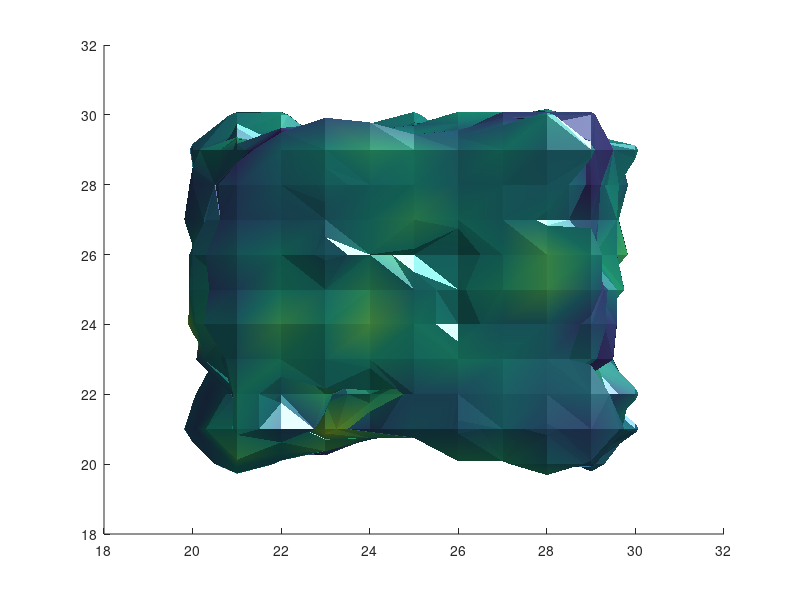

This figure's MATLAB source: (Note: this script raises an error after producing the figure.)
Nx=40;
Ny=40;
Nz=70;
R=15;

% load initial
% u0=uout+ues; v0=vout+ves; w0=wout+wes; x0=xout+xes;
fi=ones(Nx,Ny,Nz);
% r = zeros(Nx,Ny,Nz);
% 
% %ancho=2;
% for i=1:Nx
%     for j=1:Ny
%         for k=1:Nz
% %       r(i,j,k)=sqrt((i-Nx/2)^2+(j-Ny/2)^2+(k)^2);
% %       if r(i,j,k)>=R
% %       fi(i,j,k)=-1;
% %       end
%         end
%    
%    end
% end

for i = 20:30
   for j = 20:30
      for k = 15:45
         %fi(i,j,k) = -1;
         f = rand(1);
        if f <= 0.5
            fi(i,j,k) = -1;
        end
      end
   end
end
% for i = 10:30
%     for j = 10:30
%        for k = 25:45
%           fi(i,j,k) = -1; 
%        end
%     end
% end

    %R = 9;
    %N = 2;
    [X,Y,Z]=meshgrid(1:Nx,1:Ny,1:Nz);
        %teta=atan2((Y-Ny/2),(X-Nx/2));
        %rad=sqrt((X-Nx/2+.5).^2+(Y-Ny/2+.5).^2);
        %u=1.5*exp(-((X-Nx/2-.5).^2+(Y-Ny/2-.5).^2+(Z-7).^2)/50);
        %u=2.5*rad.*(cos(teta*N)+sin(teta*N)).*(Z/Nz)/max(max(max(rad)))+(exp(-((-X+Nx/2-.5).^2+(-Y+Ny/2-.5).^2+(-Z+R+14).^2)/80));
        %u=-2.5*rad.*(cos(teta*N)+sin(teta*N)).*(Z/Nz)/max(max(max(rad)))+(exp(-((X-Nx/2).^2+(Y-Ny/2).^2+(Z-R+14).^2)/50));
        u=2.5*rand(Nx,Ny,Nz);
        %u = 0.2*(rand(Nx,Ny,Nz)-.5);
        %u=.1*u+.2*(rand(Nx,Ny,Nz)-.5);
        
%     u = zeros(Nx,Ny,Nz);
%     
%      for i=1:Nx
%          for j=1:Ny
%              for k=1:Nz
%                  u(i,j,k)=0.05*(1.5*exp(-((i-Nx/2-0.5)^2+(j-Ny/2-0.5)^2+(k-13-0.5)^2)/200)-0.1);%primera prueba
%              end
%          end
%      end

% fix0(:,:)=fi(Nx/2,:,:);
% 
% figure(1)
% clf
%     ux(:,:)=u(:,Ny/2,:);
%     %vx(:,:)=v(:,Ny/2,:);
%     fix(:,:)=fi(Nx/2,:,:);
% clf
% hold on
% mesh(ux,'FaceAlpha',0.5),shading interp,  view(-36,18)
% %mesh(fix,'FaceColor','none')
% hold off
% 
% % %%
%       figure(2)
%      clf
% [x,y,z] = meshgrid(1:1:Ny,1:1:Nx,1:1:Nz);
% xslice = [Nx/2-R:R:Nx/2+R,Nx/2-R:R:Nx/2+R];yslice = [Ny/2-R:R:Ny/2+R,Ny/2-R:R:Ny/2+R]; zslice = [0:3:R,0:3:R];
% p3=slice(x,y,z,u,xslice,yslice,zslice);
% set(p3,'FaceColor','flat','EdgeColor','none','FaceAlpha',0.1);
% rs=max(abs(max(max(max(u)))),abs(min(min(min(u)))));
% 
% axis equal, view(74,18), 
% set(gca,'CLim',[-rs,rs])
% colorbar;
% %%
    figure(4)
    
%     u = smooth3(u,'box',3); 
    clf
       
    %cdata = smooth3((u-min(min(min(u))))./(max(max(max(u)))-min(min(min(u)))),'box',5);
       cdata = smooth3(u,'box',3);
    fim = smooth3(fi,'box',3);
    p4=patch(isosurface(fim,0));
    isonormals(fim,p4);
    isocolors(cdata,p4);
    set(p4,'FaceColor','interp','EdgeColor','none'),
    camlight, lighting phong
    axis equal, axis off, 
    axis([1 Nx 1 Ny 1 Nz]),
    colormap jet
    light
material metal
    colorbar
view(-15,40)


%     figure(4)
%     fix(:,:)=fi(:,Ny/2,:);
%     contour(fix,[0 0],'k')
%     hold on
%     contour(fix0,[0 0],'r')
%     axis equal
%     %getframe(gcf);
%     hold off
